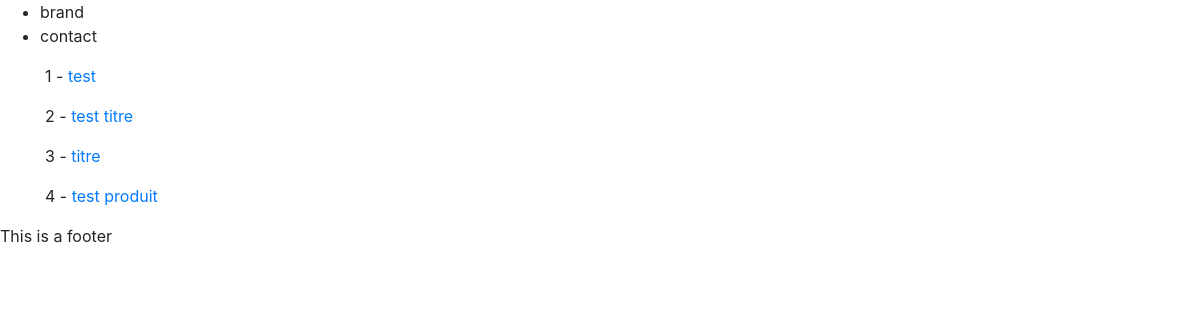
Before: /products/ with the older database file.
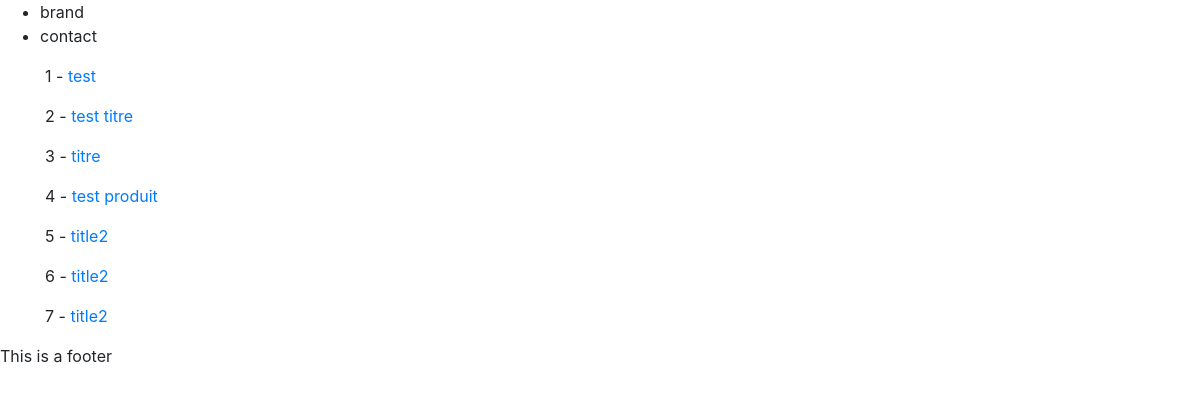
After: the same page with the newer database file.
### products/models.py (models this page shows)
class Product(models.Model):
    title       = models.CharField(max_length=120)
    description = models.TextField(blank=True, null=True)
    price       = models.DecimalField(decimal_places=2, max_digits=10000)
    summary     = models.TextField(blank=False, null=False) #blank=False --> required
    featured    = models.BooleanField(default=False)
    def get_absolute_url(self):
        return reverse("products:product_detail", kwargs={"id": self.id})

### products/views.py (the view)
# urls.py: path('', product_list_view, name='product_list'),
def product_list_view(request):
    queryset = Product.objects.all() #list of objects
    context = {
        "object_list": queryset
    }
    return render(request, "products/product_list.html", context)

### products/templates/products/product_list.html
{% extends 'base.html'%}
{% block content %}
{% for instance in object_list %}
  <p>{{instance.id}} - <a href="{{ instance.get_absolute_url }}">{{ instance.title }}</a></p>
{% endfor %}
{% endblock %}

### templates/base.html (shortened to what this page needs)
<!doctype html>
<html lang="en">
  <head>
    <link rel="stylesheet" href="https://stackpath.bootstrapcdn.com/bootstrap/4.1.3/css/bootstrap.min.css">
  </head>
  <body>
    {% include "navbar.html" %}
    <div class="container">
      {% block content %}
      {% endblock  %}
    </div>
    <footer>
      This is a footer
    </footer>
  </body>
</html>

### templates/navbar.html
<nav>
  <ul>
    <li>brand</li>
    <li>contact</li>
  </ul>
</nav>

Changed rows visible on the page:
added Product: id "5", title "title2"
added Product: id "6", title "title2"
added Product: id "7", title "title2"
